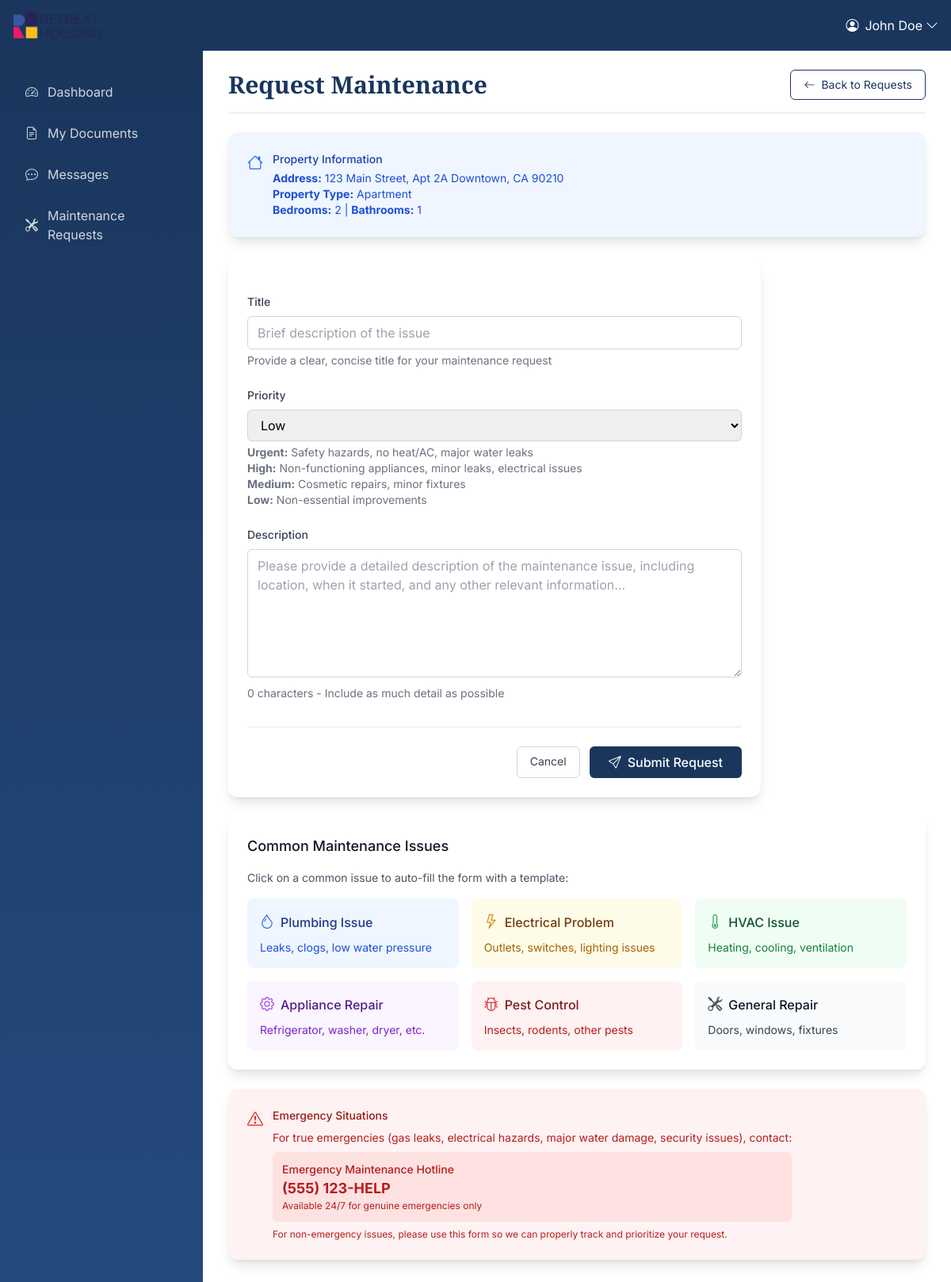
Screenshot of /tenant/maintenance/request (signed in) with the database file from the repository.
### app/models/user.py (models this page shows, shortened)
class User(UserMixin, db.Model):
    __tablename__ = 'users'
    id = db.Column(db.Integer, primary_key=True)
    username = db.Column(db.String(50), unique=True, nullable=False)
    email = db.Column(db.String(100), unique=True, nullable=False)
    password_hash = db.Column(db.String(255), nullable=False)
    role = db.Column(db.Enum('admin', 'tenant', name='user_roles'), nullable=False)
    first_name = db.Column(db.String(50), nullable=False)
    last_name = db.Column(db.String(50), nullable=False)
    phone = db.Column(db.String(20))
    is_active = db.Column(db.Boolean, default=True)
    created_at = db.Column(db.DateTime, default=datetime.utcnow)
    updated_at = db.Column(db.DateTime, default=datetime.utcnow, onupdate=datetime.utcnow)
    properties_owned = db.relationship('Property', backref='owner', lazy=True, foreign_keys='Property.owner_id')
    leases = db.relationship('Lease', backref='tenant', lazy=True, foreign_keys='Lease.tenant_id')
    sent_messages = db.relationship('Message', backref='sender', lazy=True, foreign_keys='Message.sender_id')
    received_messages = db.relationship('Message', backref='recipient', lazy=True, foreign_keys='Message.recipient_id')
    maintenance_requests = db.relationship('MaintenanceRequest', backref='tenant', lazy=True)
    def is_admin(self):
        return self.role == 'admin'
    def is_tenant(self):
        return self.role == 'tenant'
    @property
    def full_name(self):
        return f"{self.first_name} {self.last_name}"

### app/models/property.py (models this page shows, shortened)
class Property(db.Model):
    __tablename__ = 'properties'
    id = db.Column(db.Integer, primary_key=True)
    owner_id = db.Column(db.Integer, db.ForeignKey('users.id'), nullable=False)
    address = db.Column(db.Text, nullable=False)
    property_type = db.Column(db.Enum('apartment', 'house', 'commercial', name='property_types'), nullable=False)
    bedrooms = db.Column(db.Integer)
    bathrooms = db.Column(db.Integer)
    square_footage = db.Column(db.Integer)
    rent_amount = db.Column(db.Numeric(10, 2))
    description = db.Column(db.Text)
    is_active = db.Column(db.Boolean, default=True)
    created_at = db.Column(db.DateTime, default=datetime.utcnow)
    updated_at = db.Column(db.DateTime, default=datetime.utcnow, onupdate=datetime.utcnow)
    leases = db.relationship('Lease', backref='property', lazy=True)
    messages = db.relationship('Message', backref='property', lazy=True)
    maintenance_requests = db.relationship('MaintenanceRequest', backref='property', lazy=True)

### app/views/tenant.py (the view, shortened to what this page needs)
@tenant_bp.route('/maintenance/request', methods=['GET', 'POST'])
@login_required
@tenant_required
def request_maintenance():
    form = MaintenanceRequestForm()
    active_lease = Lease.query.filter_by(tenant_id=current_user.id, status='active').first()
    if not active_lease:
        flash('You must have an active lease to request maintenance.', 'error')
        return redirect(url_for('tenant.maintenance'))
    form.property_id.choices = [(active_lease.property.id, active_lease.property.address)]
    return render_template('tenant/request_maintenance.html', form=form, active_lease=active_lease)

### app/templates/tenant/request_maintenance.html (shortened to what this page needs)
{% extends "base.html" %}
{% block content %}
<div class="flex flex-wrap justify-between items-center pt-6 pb-4 mb-6 border-b border-gray-200">
    <h1 class="text-3xl font-semibold text-primary-800 heading">Request Maintenance</h1>
    <div class="flex space-x-2">
        <a href="{{ url_for('tenant.maintenance') }}" class="px-4 py-2 text-sm text-primary-800 border border-primary-800 rounded-md hover:bg-primary-50 transition-colors">
            <i class="bi bi-arrow-left mr-2"></i>Back to Requests
        </a>
    </div>
</div>
{% if active_lease %}
<div class="card-brand p-6 mb-6 bg-blue-50 border border-blue-200">
    <div class="flex items-start">
        <div class="flex-shrink-0">
            <i class="bi bi-house text-blue-600 text-xl"></i>
        </div>
        <div class="ml-3">
            <h3 class="text-sm font-medium text-blue-800">Property Information</h3>
            <div class="mt-1 text-sm text-blue-700">
                <p><strong>Address:</strong> {{ active_lease.property.address }}</p>
                <p><strong>Property Type:</strong> {{ active_lease.property.property_type.title() }}</p>
                {% if active_lease.property.bedrooms %}
                <p><strong>Bedrooms:</strong> {{ active_lease.property.bedrooms }} | <strong>Bathrooms:</strong> {{ active_lease.property.bathrooms }}</p>
                {% endif %}
            </div>
        </div>
    </div>
</div>
{% endif %}
<div class="max-w-2xl">
    <div class="card-brand p-6">
        <form method="POST">
            <div class="space-y-6">
                <div>
                    {{ form.title.label(class="block text-sm font-medium text-gray-700 mb-2") }}
                    {{ form.title(class="w-full px-3 py-2 border border-gray-300 rounded-md focus:outline-none focus:ring-2 focus:ring-primary-500 focus:border-transparent", placeholder="Brief description of the issue") }}
                    <div class="mt-1 text-sm text-gray-500">Provide a clear, concise title for your maintenance request</div>
                </div>
                <div>
                    {{ form.priority.label(class="block text-sm font-medium text-gray-700 mb-2") }}
                    {{ form.priority(class="w-full px-3 py-2 border border-gray-300 rounded-md focus:outline-none focus:ring-2 focus:ring-primary-500 focus:border-transparent") }}
                    <div class="mt-1 text-sm text-gray-500">
                        <strong>Urgent:</strong> Safety hazards, no heat/AC, major water leaks<br>
                        <strong>High:</strong> Non-functioning appliances, minor leaks, electrical issues<br>
                        <strong>Medium:</strong> Cosmetic repairs, minor fixtures<br>
                        <strong>Low:</strong> Non-essential improvements
                    </div>
                </div>
                <div>
                    {{ form.description.label(class="block text-sm font-medium text-gray-700 mb-2") }}
                    {{ form.description(class="w-full px-3 py-2 border border-gray-300 rounded-md focus:outline-none focus:ring-2 focus:ring-primary-500 focus:border-transparent", rows="6", placeholder="Please provide a detailed description of the maintenance issue, including location, when it started, and any other relevant information...") }}
                    <div class="mt-1 text-sm text-gray-500">
                        <span id="char-count">0</span> characters - Include as much detail as possible
                    </div>
                </div>
            </div>
            <div class="flex justify-end space-x-3 mt-8 pt-6 border-t border-gray-200">
                <a href="{{ url_for('tenant.maintenance') }}" class="px-4 py-2 text-sm text-gray-700 border border-gray-300 rounded-md hover:bg-gray-50 transition-colors">
                    Cancel
                </a>
                <button type="submit" class="btn-brand-primary" id="submit-btn">
                    <i class="bi bi-send mr-2"></i>Submit Request
                </button>
            </div>
        </form>
    </div>
</div>
<div class="card-brand p-6 mt-6">
    <h3 class="text-lg font-medium text-gray-900 mb-4">Common Maintenance Issues</h3>
    <p class="text-sm text-gray-600 mb-4">Click on a common issue to auto-fill the form with a template:</p>
    <div class="grid grid-cols-1 md:grid-cols-2 lg:grid-cols-3 gap-4">
        <button type="button" onclick="useTemplate('plumbing')" class="text-left p-4 bg-blue-50 hover:bg-blue-100 rounded-lg transition-colors">
            <div class="flex items-center mb-2">
                <i class="bi bi-droplet text-blue-600 text-lg mr-2"></i>
                <div class="font-medium text-blue-900">Plumbing Issue</div>
            </div>
            <div class="text-sm text-blue-700">Leaks, clogs, low water pressure</div>
        </button>
        <button type="button" onclick="useTemplate('electrical')" class="text-left p-4 bg-yellow-50 hover:bg-yellow-100 rounded-lg transition-colors">
            <div class="flex items-center mb-2">
                <i class="bi bi-lightning text-yellow-600 text-lg mr-2"></i>
                <div class="font-medium text-yellow-900">Electrical Problem</div>
            </div>
            <div class="text-sm text-yellow-700">Outlets, switches, lighting issues</div>
        </button>
        <button type="button" onclick="useTemplate('hvac')" class="text-left p-4 bg-green-50 hover:bg-green-100 rounded-lg transition-colors">
            <div class="flex items-center mb-2">
                <i class="bi bi-thermometer text-green-600 text-lg mr-2"></i>
                <div class="font-medium text-green-900">HVAC Issue</div>
            </div>
            <div class="text-sm text-green-700">Heating, cooling, ventilation</div>
        </button>
        <button type="button" onclick="useTemplate('appliance')" class="text-left p-4 bg-purple-50 hover:bg-purple-100 rounded-lg transition-colors">
            <div class="flex items-center mb-2">
                <i class="bi bi-gear text-purple-600 text-lg mr-2"></i>
                <div class="font-medium text-purple-900">Appliance Repair</div>
            </div>
            <div class="text-sm text-purple-700">Refrigerator, washer, dryer, etc.</div>
        </button>
        <button type="button" onclick="useTemplate('pest')" class="text-left p-4 bg-red-50 hover:bg-red-100 rounded-lg transition-colors">
            <div class="flex items-center mb-2">
                <i class="bi bi-bug text-red-600 text-lg mr-2"></i>
                <div class="font-medium text-red-900">Pest Control</div>
            </div>
            <div class="text-sm text-red-700">Insects, rodents, other pests</div>
        </button>
        <button type="button" onclick="useTemplate('other')" class="text-left p-4 bg-gray-50 hover:bg-gray-100 rounded-lg transition-colors">
            <div class="flex items-center mb-2">
                <i class="bi bi-tools text-gray-600 text-lg mr-2"></i>
                <div class="font-medium text-gray-900">General Repair</div>
            </div>
            <div class="text-sm text-gray-700">Doors, windows, fixtures</div>
        </button>
    </div>
</div>
<div class="card-brand p-6 mt-6 bg-red-50 border border-red-200">
    <div class="flex items-start">
        <div class="flex-shrink-0">
            <i class="bi bi-exclamation-triangle text-red-600 text-xl"></i>
        </div>
        <div class="ml-3">
            <h3 class="text-sm font-medium text-red-800">Emergency Situations</h3>
            <div class="mt-2 text-sm text-red-700">
                <p class="mb-2">For true emergencies (gas leaks, electrical hazards, major water damage, security issues), contact:</p>
                <div class="bg-red-100 p-3 rounded-md">
                    <p class="font-medium">Emergency Maintenance Hotline</p>
                    <p class="text-lg font-bold">(555) 123-HELP</p>
                    <p class="text-xs">Available 24/7 for genuine emergencies only</p>
                </div>
                <p class="mt-2 text-xs">For non-emergency issues, please use this form so we can properly track and prioritize your request.</p>
            </div>
        </div>
    </div>
</div>
{% endblock %}

### app/templates/base.html (shortened to what this page needs)
<!DOCTYPE html>
<html lang="en">
<head>
    <script src="https://cdn.tailwindcss.com"></script>
    <link href="https://cdn.jsdelivr.net/npm/bootstrap-icons@1.10.0/font/bootstrap-icons.css" rel="stylesheet">
    <link rel="stylesheet" href="{{ url_for('static', filename='css/custom.css') }}">
</head>
<body>
    {% if current_user.is_authenticated %}
    <nav class="navbar-brand shadow-sm">
        <div class="container-fluid px-4 py-3">
            <div class="flex justify-between items-center w-full">
                <a class="flex items-center text-white hover:text-gray-200 transition-colors" href="{{ url_for('main.index') }}">
                    <img src="{{ url_for('static', filename='images/logo.webp') }}" alt="Retreat Housing" class="h-10 w-auto mr-3">
                </a>
                <div class="relative group">
                    <button class="flex items-center text-white hover:text-gray-200 transition-colors focus:outline-none">
                        <i class="bi bi-person-circle mr-2"></i>{{ current_user.full_name }}
                        <i class="bi bi-chevron-down ml-1"></i>
                    </button>
                </div>
            </div>
        </div>
    </nav>
    {% endif %}
    <div class="flex min-h-screen">
        {% if current_user.is_authenticated %}
        <nav class="sidebar-brand w-64 hidden md:block">
            <div class="sticky top-0 pt-6">
                <ul class="space-y-1 px-3">
                    {% if current_user.is_admin() %}
                    <li>
                        <a class="sidebar-nav-link flex items-center" href="{{ url_for('admin.dashboard') }}">
                            <i class="bi bi-speedometer2 mr-3"></i>Dashboard
                        </a>
                    </li>
                    <li>
                        <a class="sidebar-nav-link flex items-center" href="{{ url_for('admin.properties') }}">
                            <i class="bi bi-buildings mr-3"></i>Properties
                        </a>
                    </li>
                    <li>
                        <a class="sidebar-nav-link flex items-center" href="{{ url_for('admin.tenants') }}">
                            <i class="bi bi-people mr-3"></i>Tenants
                        </a>
                    </li>
                    <li>
                        <a class="sidebar-nav-link flex items-center" href="{{ url_for('admin.leases') }}">
                            <i class="bi bi-file-earmark-text mr-3"></i>Leases
                        </a>
                    </li>
                    <li>
                        <a class="sidebar-nav-link flex items-center" href="{{ url_for('admin.documents') }}">
                            <i class="bi bi-folder mr-3"></i>Documents
                        </a>
                    </li>
                    <li>
                        <a class="sidebar-nav-link flex items-center" href="{{ url_for('admin.messages') }}">
                            <i class="bi bi-chat-dots mr-3"></i>Messages
                        </a>
                    </li>
                    <li>
                        <a class="sidebar-nav-link flex items-center" href="{{ url_for('admin.maintenance') }}">
                            <i class="bi bi-tools mr-3"></i>Maintenance
                        </a>
                    </li>
                    {% else %}
                    <li>
                        <a class="sidebar-nav-link flex items-center" href="{{ url_for('tenant.dashboard') }}">
                            <i class="bi bi-speedometer2 mr-3"></i>Dashboard
                        </a>
                    </li>
                    <li>
                        <a class="sidebar-nav-link flex items-center" href="{{ url_for('tenant.documents') }}">
                            <i class="bi bi-file-earmark-text mr-3"></i>My Documents
                        </a>
                    </li>
                    <li>
                        <a class="sidebar-nav-link flex items-center" href="{{ url_for('tenant.messages') }}">
                            <i class="bi bi-chat-dots mr-3"></i>Messages
                        </a>
                    </li>
                    <li>
                        <a class="sidebar-nav-link flex items-center" href="{{ url_for('tenant.maintenance') }}">
                            <i class="bi bi-tools mr-3"></i>Maintenance Requests
                        </a>
                    </li>
                    {% endif %}
                </ul>
            </div>
        </nav>
        <main class="flex-1 px-4 md:px-8">
        {% else %}
        <main class="w-full">
        {% endif %}
                {% block content %}{% endblock %}
            </main>
        </div>
</body>
</html>

### rows the page displays
User: full_name "John Doe"
Property: property.address "123 Main Street, Apt 2A Downtown, CA 90210", property.property_type "Apartment", property.bedrooms "2", property.bathrooms "1"
